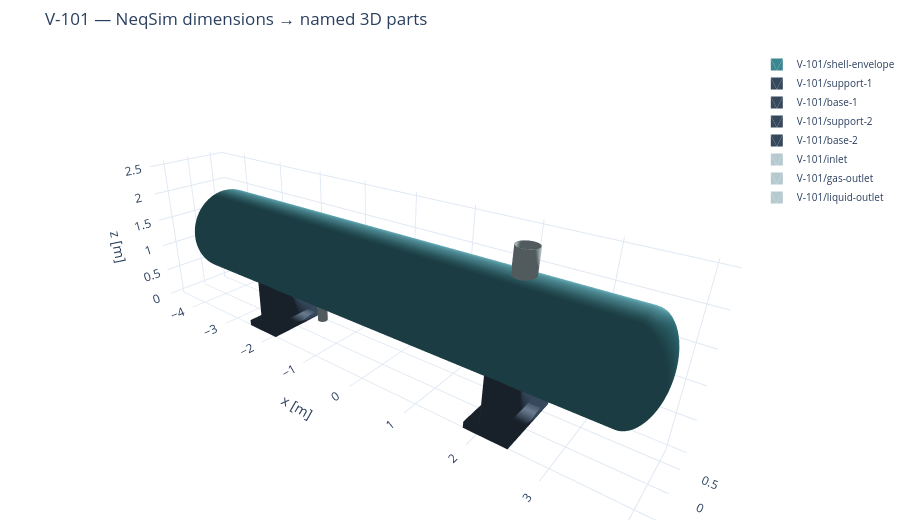

Source (notebook cell):
### Markdown cell above
The gold plane indicates the mechanical design's normal-liquid-level setting. It is a schematic
level marker, not a prediction of dynamic liquid distribution or a computed free-surface mesh.
The external shell color identifies a part, not stress or temperature.

### Interactive inspection

Drag to rotate and scroll to zoom. Hover identifies parts; the legend can hide them. Axes and
hover coordinates are in metres. A saved PNG immediately above remains readable in GitHub or
viewers that do not execute interactive JavaScript.

### Code cell
def interactive_scene(scene, title):
    traces = []
    for name, mesh in scene_meshes(scene):
        vertices = mesh.vertices
        faces = mesh.faces
        red, green, blue = mesh.visual.face_colors[0, :3]
        traces.append(
            go.Mesh3d(
                x=vertices[:, 0],
                y=vertices[:, 1],
                z=vertices[:, 2],
                i=faces[:, 0],
                j=faces[:, 1],
                k=faces[:, 2],
                name=name,
                color=f"rgb({red},{green},{blue})",
                showlegend=True,
                flatshading=False,
                lighting={"ambient": 0.45, "diffuse": 0.80, "specular": 0.2},
                hovertemplate=name
                + "<br>x=%{x:.3f} m<br>y=%{y:.3f} m<br>z=%{z:.3f} m<extra></extra>",
            )
        )
    fig = go.Figure(traces)
    fig.update_layout(
        title=title,
        height=520,
        template="plotly_white",
        margin={"l": 0, "r": 0, "t": 50, "b": 0},
        scene={
            "aspectmode": "data",
            "xaxis_title": "x [m]",
            "yaxis_title": "y [m]",
            "zaxis_title": "z [m]",
            "camera": {"eye": {"x": 1.5, "y": -1.8, "z": 1.1}},
        },
        legend={"font": {"size": 10}},
    )
    return fig


separator_view = interactive_scene(
    separator_model, "V-101 — NeqSim dimensions → named 3D parts"
)
separator_view.show(renderer="plotly_mimetype")

### Figure 1 — Plotly figure (JSON) as saved in the notebook; plotly's stock layout.template omitted (floating-point values rounded to 4 significant figures; data arrays with more than 128 entries replaced by an {"elided": "..."} marker saying what was removed)
{"data": [{"color": "rgb(60,134,146)", "flatshading": false, "hovertemplate": "V-101/shell-envelope<br>x=%{x:.3f} m<br>y=%{y:.3f} m<br>z=%{z:.3f} m<extra></extra>", "i": {"elided": "4352 int values"}, "j": {"elided": "4352 int values"}, "k": {"elided": "4352 int values"}, "lighting": {"ambient": 0.45, "diffuse": 0.8, "specular": 0.2}, "name": "V-101/shell-envelope", "showlegend": true, "type": "mesh3d", "x": {"elided": "2178 float values"}, "y": {"elided": "2178 float values"}, "z": {"elided": "2178 float values"}}, {"color": "rgb(54,72,92)", "flatshading": false, "hovertemplate": "V-101/support-1<br>x=%{x:.3f} m<br>y=%{y:.3f} m<br>z=%{z:.3f} m<extra></extra>", "i": [1, 4, 0, 2, 1, 5, 5, 3, 6, 2, 6, 7], "j": [3, 1, 3, 4, 7, 1, 7, 7, 4, 7, 5, 5], "k": [0, 0, 2, 0, 3, 4, 1, 2, 2, 6, 4, 6], "lighting": {"ambient": 0.45, "diffuse": 0.8, "specular": 0.2}, "name": "V-101/support-1", "showlegend": true, "type": "mesh3d", "x": [-2.311, -2.311, -2.311, -2.311, -2.011, -2.011, -2.011, -2.011], "y": [-0.4905, -0.4905, 0.4905, 0.4905, -0.4905, -0.4905, 0.4905, 0.4905], "z": [0.05, 0.85, 0.05, 0.85, 0.05, 0.85, 0.05, 0.85]}, {"color": "rgb(54,72,92)", "flatshading": false, "hovertemplate": "V-101/base-1<br>x=%{x:.3f} m<br>y=%{y:.3f} m<br>z=%{z:.3f} m<extra></extra>", "i": [1, 4, 0, 2, 1, 5, 5, 3, 6, 2, 6, 7], "j": [3, 1, 3, 4, 7, 1, 7, 7, 4, 7, 5, 5], "k": [0, 0, 2, 0, 3, 4, 1, 2, 2, 6, 4, 6], "lighting": {"ambient": 0.45, "diffuse": 0.8, "specular": 0.2}, "name": "V-101/base-1", "showlegend": true, "type": "mesh3d", "x": [-2.486, -2.486, -2.486, -2.486, -1.836, -1.836, -1.836, -1.836], "y": [-0.5995, -0.5995, 0.5995, 0.5995, -0.5995, -0.5995, 0.5995, 0.5995], "z": [0.0, 0.1, 0.0, 0.1, 0.0, 0.1, 0.0, 0.1]}, {"color": "rgb(54,72,92)", "flatshading": false, "hovertemplate": "V-101/support-2<br>x=%{x:.3f} m<br>y=%{y:.3f} m<br>z=%{z:.3f} m<extra></extra>", "i": [1, 4, 0, 2, 1, 5, 5, 3, 6, 2, 6, 7], "j": [3, 1, 3, 4, 7, 1, 7, 7, 4, 7, 5, 5], "k": [0, 0, 2, 0, 3, 4, 1, 2, 2, 6, 4, 6], "lighting": {"ambient": 0.45, "diffuse": 0.8, "specular": 0.2}, "name": "V-101/support-2", "showlegend": true, "type": "mesh3d", "x": [2.011, 2.011, 2.011, 2.011, 2.311, 2.311, 2.311, 2.311], "y": [-0.4905, -0.4905, 0.4905, 0.4905, -0.4905, -0.4905, 0.4905, 0.4905], "z": [0.05, 0.85, 0.05, 0.85, 0.05, 0.85, 0.05, 0.85]}, {"color": "rgb(54,72,92)", "flatshading": false, "hovertemplate": "V-101/base-2<br>x=%{x:.3f} m<br>y=%{y:.3f} m<br>z=%{z:.3f} m<extra></extra>", "i": [1, 4, 0, 2, 1, 5, 5, 3, 6, 2, 6, 7], "j": [3, 1, 3, 4, 7, 1, 7, 7, 4, 7, 5, 5], "k": [0, 0, 2, 0, 3, 4, 1, 2, 2, 6, 4, 6], "lighting": {"ambient": 0.45, "diffuse": 0.8, "specular": 0.2}, "name": "V-101/base-2", "showlegend": true, "type": "mesh3d", "x": [1.836, 1.836, 1.836, 1.836, 2.486, 2.486, 2.486, 2.486], "y": [-0.5995, -0.5995, 0.5995, 0.5995, -0.5995, -0.5995, 0.5995, 0.5995], "z": [0.0, 0.1, 0.0, 0.1, 0.0, 0.1, 0.0, 0.1]}, {"color": "rgb(181,201,207)", "flatshading": false, "hovertemplate": "V-101/inlet<br>x=%{x:.3f} m<br>y=%{y:.3f} m<br>z=%{z:.3f} m<extra></extra>", "i": {"elided": "384 int values"}, "j": {"elided": "384 int values"}, "k": {"elided": "384 int values"}, "lighting": {"ambient": 0.45, "diffuse": 0.8, "specular": 0.2}, "name": "V-101/inlet", "showlegend": true, "type": "mesh3d", "x": {"elided": "192 float values"}, "y": {"elided": "192 float values"}, "z": {"elided": "192 float values"}}, {"color": "rgb(181,201,207)", "flatshading": false, "hovertemplate": "V-101/gas-outlet<br>x=%{x:.3f} m<br>y=%{y:.3f} m<br>z=%{z:.3f} m<extra></extra>", "i": {"elided": "320 int values"}, "j": {"elided": "320 int values"}, "k": {"elided": "320 int values"}, "lighting": {"ambient": 0.45, "diffuse": 0.8, "specular": 0.2}, "name": "V-101/gas-outlet", "showlegend": true, "type": "mesh3d", "x": {"elided": "160 float values"}, "y": {"elided": "160 float values"}, "z": {"elided": "160 float values"}}, {"color": "rgb(181,201,207)", "flatshading": false, "hovertemplate": "V-101/liquid-outlet<br>x=%{x:.3f} m<br>y=%{y:.3f} m<br>z=%{z:.3f} m<extra></extra>", "i": {"elided": "320 int values"}, "j": {"elided": "320 int values"}, "k": {"elided": "320 int values"}, "lighting": {"ambient": 0.45, "diffuse": 0.8, "specular": 0.2}, "name": "V-101/liquid-outlet", "showlegend": true, "type": "mesh3d", "x": {"elided": "160 float values"}, "y": {"elided": "160 float values"}, "z": {"elided": "160 float values"}}], "layout": {"height": 520, "legend": {"font": {"size": 10}}, "margin": {"b": 0, "l": 0, "r": 0, "t": 50}, "scene": {"aspectmode": "data", "camera": {"eye": {"x": 1.5, "y": -1.8, "z": 1.1}}, "xaxis": {"title": {"text": "x [m]"}}, "yaxis": {"title": {"text": "y [m]"}}, "zaxis": {"title": {"text": "z [m]"}}}, "title": {"text": "V-101 — NeqSim dimensions → named 3D parts"}}}
